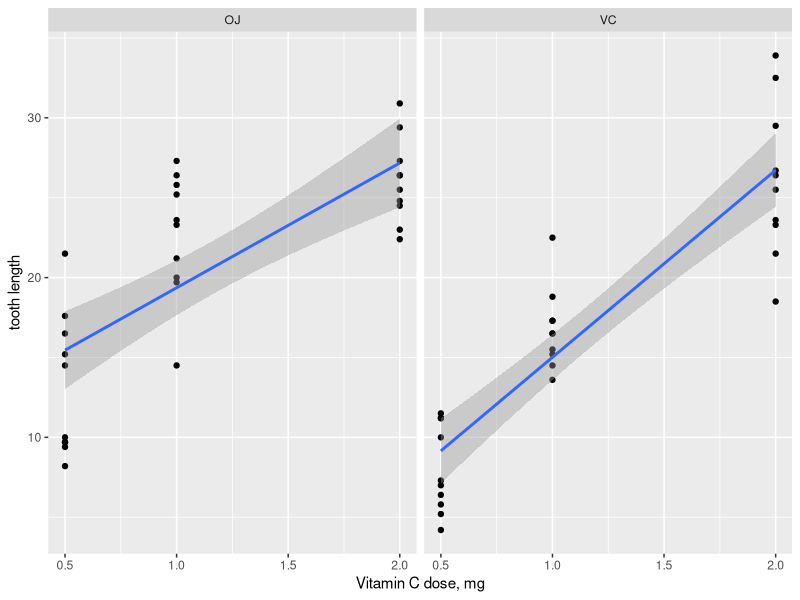
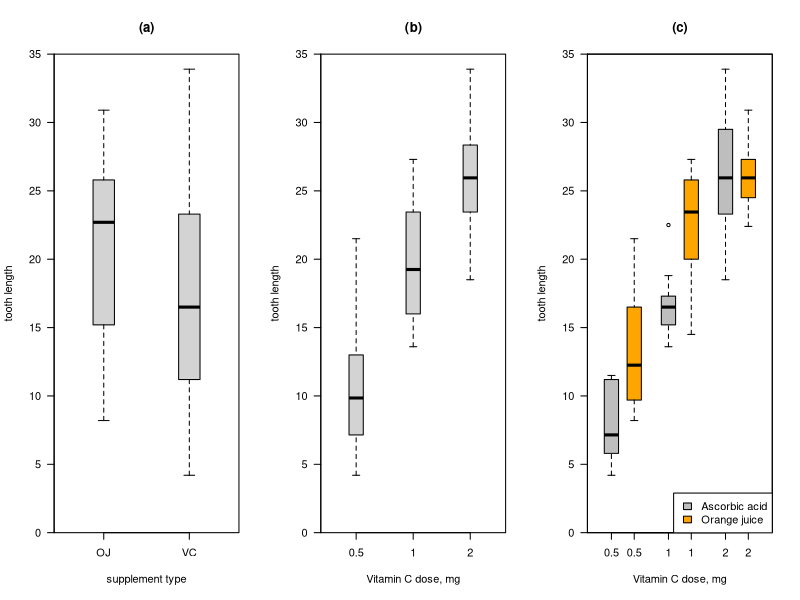

Source code (R) for these figures, in order:
## ---- chunk 1
data(ToothGrowth)
## ---- chunk 2
data(ToothGrowth)
tg.summary <- aggregate(len ~ dose + supp, ToothGrowth, mean)
supp.summary <- aggregate(len ~ supp, ToothGrowth, mean)
## ---- chunk 3
data(ToothGrowth)
tg.summary <- aggregate(len ~ dose + supp, ToothGrowth, mean)
tg.summary
supp.summary <- aggregate(len ~ supp, ToothGrowth, mean)
supp.summary
## ---- chunk 4
require(graphics)
library(ggplot2)

qplot(dose, len, data=ToothGrowth, facets = . ~ supp, geom=c("point", "smooth"), method="lm", xlab="Vitamin C dose, mg", ylab="tooth length")
## ---- chunk 5
par(mfcol=c(1,3))
boxplot(len ~ supp, data = ToothGrowth,
boxwex = 0.25,
main = "(a)",
xlab = "supplement type",
ylab = "tooth length",
ylim = c(0, 35), yaxs = "i", las=1)

boxplot(len ~ dose, data = ToothGrowth,
boxwex = 0.25,
main = "(b)",
xlab = "Vitamin C dose, mg",
ylab = "tooth length",
xlim = c(0.5, 3.5), ylim = c(0, 35), yaxs = "i", las=1)

boxplot(len ~ dose, data = ToothGrowth,
boxwex = 0.25, at = 1:3 - 0.2,
subset = supp == "VC", col = "grey",
main = "(c)",
xlab = "Vitamin C dose, mg",
ylab = "tooth length",
xlim = c(0.5, 3.5), ylim = c(0, 35), yaxs = "i", las=1)

boxplot(len ~ dose, data = ToothGrowth, add = TRUE,
boxwex = 0.25, at = 1:3 + 0.2,
subset = supp == "OJ", col = "orange", las=1, yaxt="n")
legend("bottomright", c("Ascorbic acid", "Orange juice"),
fill = c("grey", "orange"))
## ---- chunk 6
t.test(ToothGrowth$len[ToothGrowth$dose==1.0], ToothGrowth$len[ToothGrowth$dose==0.5])
t.test(ToothGrowth$len[ToothGrowth$dose==2.0], ToothGrowth$len[ToothGrowth$dose==1.0])

## ---- chunk 7
t.test(ToothGrowth$len[ToothGrowth$supp=="OJ"], ToothGrowth$len[ToothGrowth$supp=="VC"])
## ---- chunk 8
t.test(ToothGrowth$len[ToothGrowth$supp=="OJ" & ToothGrowth$dose==0.5], ToothGrowth$len[ToothGrowth$supp=="VC" & ToothGrowth$dose==0.5])
t.test(ToothGrowth$len[ToothGrowth$supp=="OJ" & ToothGrowth$dose==1.0], ToothGrowth$len[ToothGrowth$supp=="VC" & ToothGrowth$dose==1.0])
t.test(ToothGrowth$len[ToothGrowth$supp=="OJ" & ToothGrowth$dose==2.0], ToothGrowth$len[ToothGrowth$supp=="VC" & ToothGrowth$dose==2.0])
